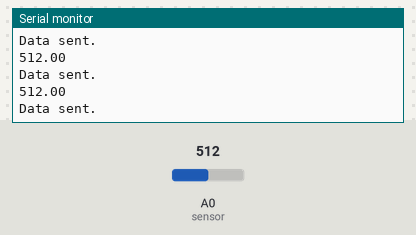
Recording of a sketch running on a simulated Arduino Uno, built with avr-gcc and run on an emulated ATmega328P. On the bench: the last lines printed to the serial monitor. Inputs (shaded band) come from the test bench; at power-on: A0 (sensor) = 512. No radio packets arrive unless stated.

Above: at 1.2 s.
1.3 s: A0 (sensor) set to 716
At 1.34 s:
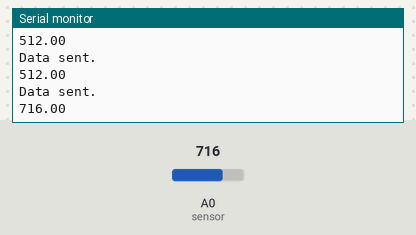
2.8 s: A0 (sensor) set to 900
At 2.88 s:
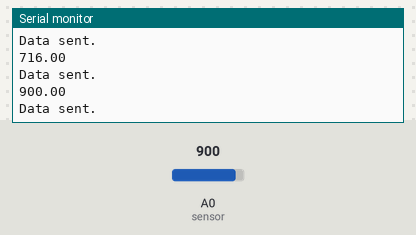
Timing chart, 0 to 5.8 s (numbered marks = the images above; inputs shaded):
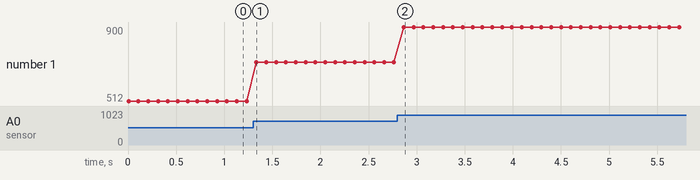

The sketch:

GenericDispatcher.ino
```cpp
#include <RF24.h>

float sensor = A0;
float gas_value;

uint8_t msg[8];
RF24 radio(9, 10);
const uint64_t pipe = 0xE8E8F0F0E1LL;
bool writeSuccess = false;


void setup(void)
{
  Serial.begin(9600);
  pinMode(sensor, INPUT);
  radio.begin();

  radio.setPALevel(RF24_PA_HIGH);
  radio.setDataRate(RF24_250KBPS);
  radio.setPayloadSize(8);

  radio.openWritingPipe(pipe);


  msg[0] = 'I';
  msg[1] = 'E';
  msg[2] = 0x01;
  msg[3] = 0x00;
  msg[4] = 0x00;
  msg[5] = 0x00;
  msg[6] = 0x00;
  msg[7] = 0x00;


}

void loop(void)
{
  gas_value = analogRead(sensor);
  Serial.println(gas_value);

  int gas_value_int = (int)gas_value;

  msg[3] = (gas_value_int >> 24) & 0x000000FF;
  msg[4] = (gas_value_int >> 16) & 0x000000FF;
  msg[5] = (gas_value_int >> 8) & 0x000000FF;
  msg[6] = (gas_value_int) & 0x000000FF;


  writeSuccess = radio.write(msg, 8);

  if (writeSuccess)
    Serial.println("Data sent.");
  else
    Serial.println("Data could not be sent.");


  delay(100);


}
```

Measured:
- after the input at 1.3 s, the serial monitor: prints a new line at once (image 1)
- after the input at 2.8 s, the serial monitor: prints a new line after 0.07 s (image 2)
- plotted number 1: 512 → 716 after the input at 1.3 s, 716 → 900 after the input at 2.8 s
